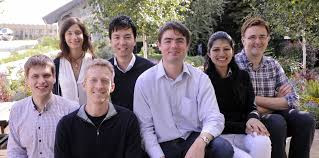
#> input picture Group_photo.jpg, 319 x 158 px
$ jupyter execute 'Face Detection- OpenCV.ipynb'
#> lines starting #> are read from the running program, lines starting #| are printed output that depends on the picture; after the words box and inside, x2 and y2 are one past the last pixel; in counts of white or black regions, pixels touching at a corner belong together
[cell 1]
import cv2
import numpy as np
import matplotlib.pyplot as plt

[cell 2]
img = plt.imread("./Group_photo.jpg")
#> img is the input picture: shape (158, 319, 3); mean R, G, B 125.3, 115, 120.5

[cell 3]
plt.imshow(img)

[cell 4]
##haarCascade file   -> xml file
## cb.lk/facemodel
## help detect faces
## download the file from this link
## you can google haarCascade fils and get different detection codes for differnt things on github

[cell 5]
detector = cv2.CascadeClassifier("haarcascade_frontalface_alt.xml")

[cell 6]
faces=detector.detectMultiScale(img)
#> faces = [[63, 25, 22, 22], [244, 27, 27, 27], [209, 40, 26, 26], [109, 27, 28, 28], [85, 70, 29, 29], [160, 30, 29, 29]]

[cell 7]
faces
#> Out has the same summary as faces

[cell 8]
faces.shape
#> Out = (6, 4)

[cell 9]
##means it has detected 7 faces which each has 4 properties

[cell 10]
faces[0]
#> Out = [63, 25, 22, 22]

[cell 11]
##209 is x coordinate 40 is ycoordinate of startimg point and 26 is width and last 26 is height

[cell 12]
x,y,w,h =faces[0]
#> x = 63; y = 25; w = 22; h = 22

[cell 13]
x
#> Out = 63

[cell 14]
y
#> Out = 25

[cell 15]
w
#> Out = 22

[cell 16]
h
#> Out = 22

[cell 17]
## plotting rectangle around detected face 1

[cell 18]
img=cv2.rectangle(img,(x,y),(x+w,y+h),(255,255,255),2)
img

[cell 19]
plt.imshow(img)

[cell 20]
#plotting rectangle for all faces

[cell 21]
for face in faces:
  x,y,w,h = face
  img = cv2.rectangle(img,(x,y),(x+w,y+h),(255,255,255),2)
#> this loop made 6 passes
#> pass 2, `img = cv2.rectangle(img,(x,y),(x+w,y+h),(255,255,255),2)`:
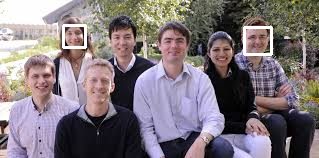
#> img: shape (158, 319, 3); mean R, G, B 127, 117, 122.5
#> pass 3, `img = cv2.rectangle(img,(x,y),(x+w,y+h),(255,255,255),2)`:
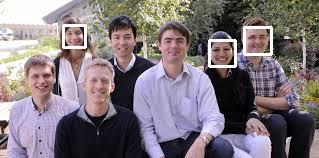
#> img: shape (158, 319, 3); 0.61% of pixels changed, all inside (x1, y1, x2, y2) = (208, 39, 237, 68)
#> after the loop:
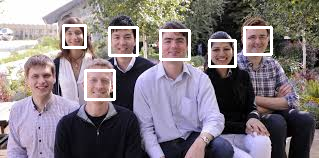
#> img: shape (158, 319, 3); 2.02% of pixels changed, all inside (x1, y1, x2, y2) = (84, 26, 191, 101)
